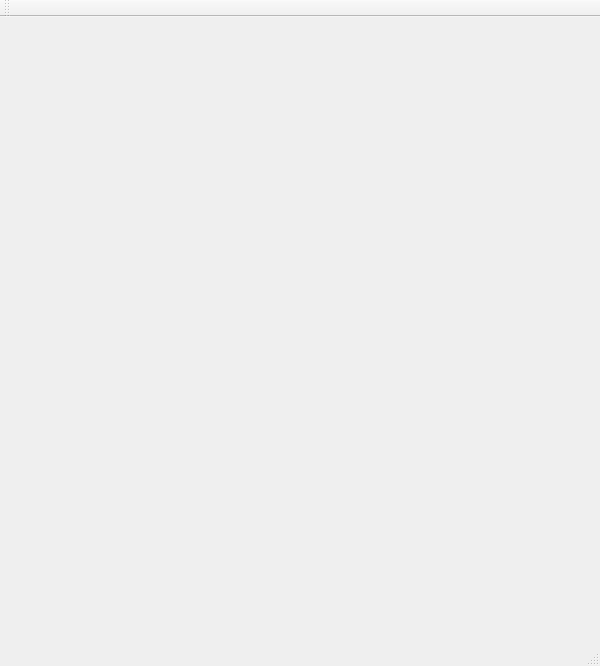
<?xml version="1.0" encoding="UTF-8"?>
<ui version="4.0">
 <class>MainWindow</class>
 <widget class="QMainWindow" name="MainWindow">
  <property name="geometry">
   <rect>
    <x>0</x>
    <y>0</y>
    <width>600</width>
    <height>666</height>
   </rect>
  </property>
  <property name="windowTitle">
   <string>MainWindow</string>
  </property>
  <widget class="QWidget" name="centralWidget">
   <widget class="QWidget" name="gridLayoutWidget">
    <property name="geometry">
     <rect>
      <x>0</x>
      <y>0</y>
      <width>601</width>
      <height>601</height>
     </rect>
    </property>
    <layout class="QGridLayout" name="graphicLayout"/>
   </widget>
  </widget>
  <widget class="QMenuBar" name="menuBar">
   <property name="geometry">
    <rect>
     <x>0</x>
     <y>0</y>
     <width>600</width>
     <height>26</height>
    </rect>
   </property>
  </widget>
  <widget class="QToolBar" name="mainToolBar">
   <attribute name="toolBarArea">
    <enum>TopToolBarArea</enum>
   </attribute>
   <attribute name="toolBarBreak">
    <bool>false</bool>
   </attribute>
  </widget>
  <widget class="QStatusBar" name="statusBar"/>
 </widget>
 <layoutdefault spacing="6" margin="11"/>
 <resources/>
 <connections/>
</ui>
